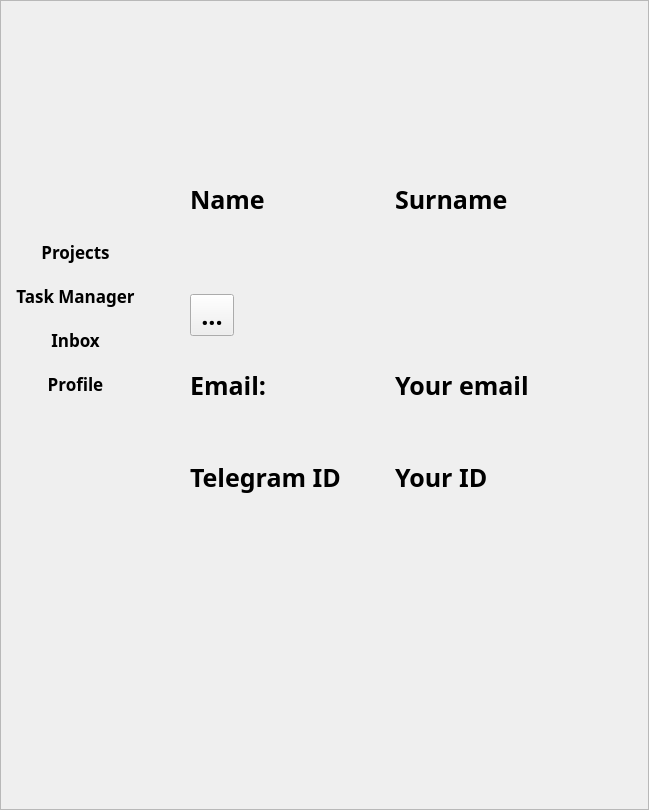
<?xml version="1.0" encoding="UTF-8"?>
<ui version="4.0">
 <class>main_window_project_widjet</class>
 <widget class="QFrame" name="main_window_project_widjet">
  <property name="enabled">
   <bool>true</bool>
  </property>
  <property name="geometry">
   <rect>
    <x>0</x>
    <y>0</y>
    <width>649</width>
    <height>810</height>
   </rect>
  </property>
  <property name="minimumSize">
   <size>
    <width>649</width>
    <height>810</height>
   </size>
  </property>
  <property name="maximumSize">
   <size>
    <width>649</width>
    <height>810</height>
   </size>
  </property>
  <property name="font">
   <font>
    <family>.SF Soft Numeric</family>
    <pointsize>19</pointsize>
    <weight>75</weight>
    <italic>false</italic>
    <bold>true</bold>
   </font>
  </property>
  <property name="mouseTracking">
   <bool>false</bool>
  </property>
  <property name="windowTitle">
   <string>Frame</string>
  </property>
  <property name="autoFillBackground">
   <bool>false</bool>
  </property>
  <property name="frameShape">
   <enum>QFrame::StyledPanel</enum>
  </property>
  <property name="frameShadow">
   <enum>QFrame::Raised</enum>
  </property>
  <widget class="QWidget" name="layoutWidget">
   <property name="enabled">
    <bool>true</bool>
   </property>
   <property name="geometry">
    <rect>
     <x>-20</x>
     <y>230</y>
     <width>191</width>
     <height>176</height>
    </rect>
   </property>
   <property name="font">
    <font>
     <family>.SF Soft Numeric</family>
     <pointsize>13</pointsize>
     <weight>75</weight>
     <italic>false</italic>
     <bold>true</bold>
     <stylestrategy>PreferDefault</stylestrategy>
    </font>
   </property>
   <layout class="QVBoxLayout" name="verticalLayout_6">
    <item>
     <widget class="QPushButton" name="left_menu_projects">
      <property name="enabled">
       <bool>true</bool>
      </property>
      <property name="font">
       <font>
        <family>.SF Soft Numeric</family>
        <pointsize>13</pointsize>
        <weight>75</weight>
        <italic>false</italic>
        <bold>true</bold>
        <stylestrategy>PreferDefault</stylestrategy>
       </font>
      </property>
      <property name="text">
       <string>Projects</string>
      </property>
      <property name="autoDefault">
       <bool>false</bool>
      </property>
      <property name="flat">
       <bool>true</bool>
      </property>
     </widget>
    </item>
    <item>
     <widget class="QPushButton" name="left_menu_tm">
      <property name="enabled">
       <bool>true</bool>
      </property>
      <property name="font">
       <font>
        <family>.SF Soft Numeric</family>
        <pointsize>13</pointsize>
        <weight>75</weight>
        <italic>false</italic>
        <bold>true</bold>
        <stylestrategy>PreferDefault</stylestrategy>
       </font>
      </property>
      <property name="text">
       <string>Task Manager</string>
      </property>
      <property name="flat">
       <bool>true</bool>
      </property>
     </widget>
    </item>
    <item>
     <widget class="QPushButton" name="left_menu_inbox">
      <property name="enabled">
       <bool>true</bool>
      </property>
      <property name="font">
       <font>
        <family>.SF Soft Numeric</family>
        <pointsize>13</pointsize>
        <weight>75</weight>
        <italic>false</italic>
        <bold>true</bold>
        <stylestrategy>PreferDefault</stylestrategy>
       </font>
      </property>
      <property name="text">
       <string>Inbox</string>
      </property>
      <property name="flat">
       <bool>true</bool>
      </property>
     </widget>
    </item>
    <item>
     <widget class="QPushButton" name="left_menu_profile">
      <property name="enabled">
       <bool>true</bool>
      </property>
      <property name="font">
       <font>
        <family>.SF Soft Numeric</family>
        <pointsize>13</pointsize>
        <weight>75</weight>
        <italic>false</italic>
        <bold>true</bold>
        <stylestrategy>PreferDefault</stylestrategy>
       </font>
      </property>
      <property name="text">
       <string>Profile</string>
      </property>
      <property name="flat">
       <bool>true</bool>
      </property>
     </widget>
    </item>
   </layout>
  </widget>
  <widget class="QWidget" name="layoutWidget">
   <property name="geometry">
    <rect>
     <x>190</x>
     <y>110</y>
     <width>403</width>
     <height>410</height>
    </rect>
   </property>
   <layout class="QVBoxLayout" name="verticalLayout_3">
    <item>
     <layout class="QHBoxLayout" name="horizontalLayout">
      <item>
       <widget class="QLabel" name="name_label_profile">
        <property name="text">
         <string>Name</string>
        </property>
       </widget>
      </item>
      <item>
       <widget class="QLabel" name="surname_label_profile">
        <property name="text">
         <string>Surname</string>
        </property>
       </widget>
      </item>
     </layout>
    </item>
    <item>
     <widget class="QToolButton" name="avatar_icon_profile">
      <property name="text">
       <string>...</string>
      </property>
      <property name="icon">
       <iconset>
        <normaloff>../../../resourses.qrc/plus.png</normaloff>../../../resourses.qrc/plus.png</iconset>
      </property>
     </widget>
    </item>
    <item>
     <layout class="QHBoxLayout" name="horizontalLayout_2">
      <item>
       <layout class="QVBoxLayout" name="verticalLayout">
        <item>
         <widget class="QLabel" name="email_label_profile">
          <property name="text">
           <string>Email:</string>
          </property>
         </widget>
        </item>
        <item>
         <widget class="QLabel" name="telegram_label_profile">
          <property name="text">
           <string>Telegram ID</string>
          </property>
         </widget>
        </item>
       </layout>
      </item>
      <item>
       <layout class="QVBoxLayout" name="verticalLayout_2">
        <item>
         <widget class="QLabel" name="email_your_profile">
          <property name="text">
           <string>Your email</string>
          </property>
         </widget>
        </item>
        <item>
         <widget class="QLabel" name="telegram_your_profile">
          <property name="text">
           <string>Your ID</string>
          </property>
         </widget>
        </item>
       </layout>
      </item>
     </layout>
    </item>
   </layout>
  </widget>
 </widget>
 <resources/>
 <connections/>
</ui>
